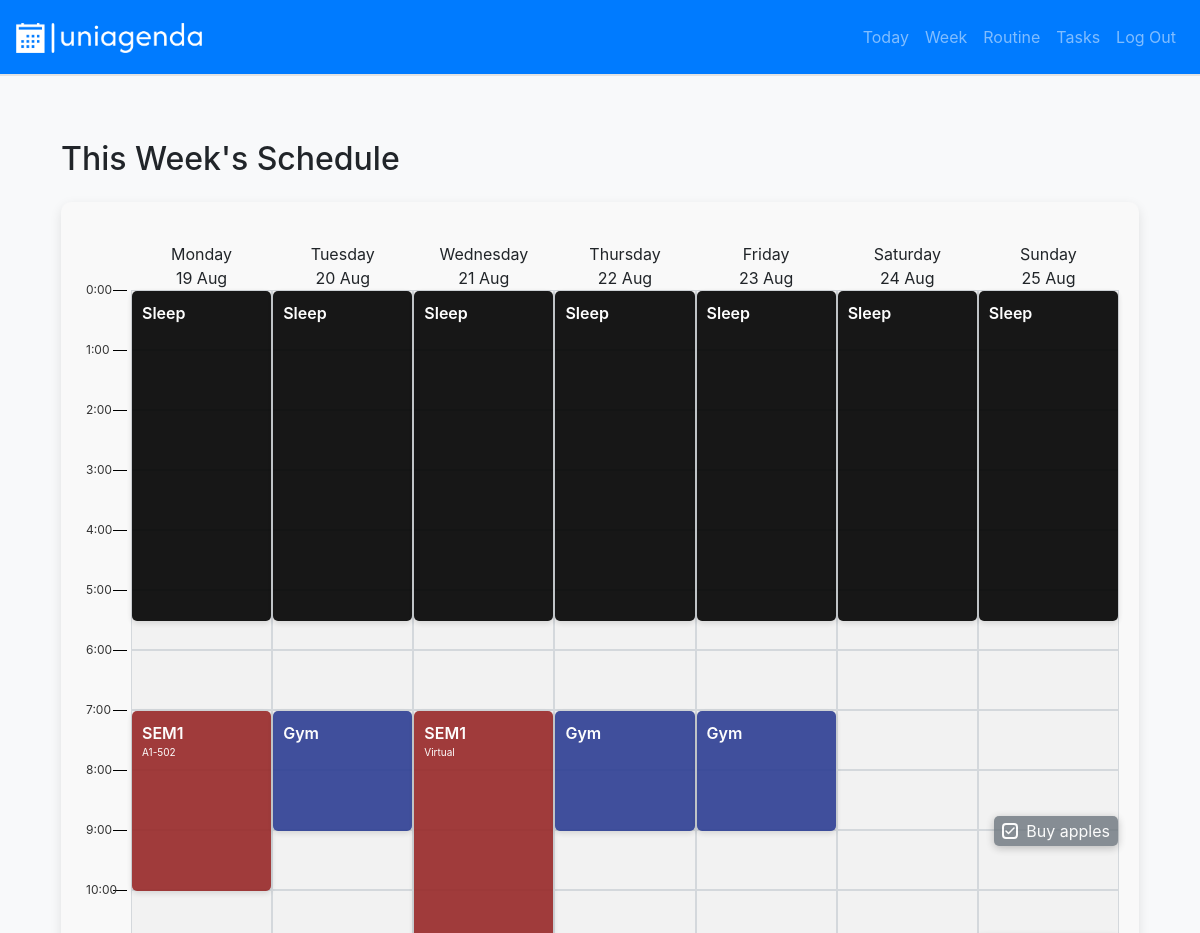
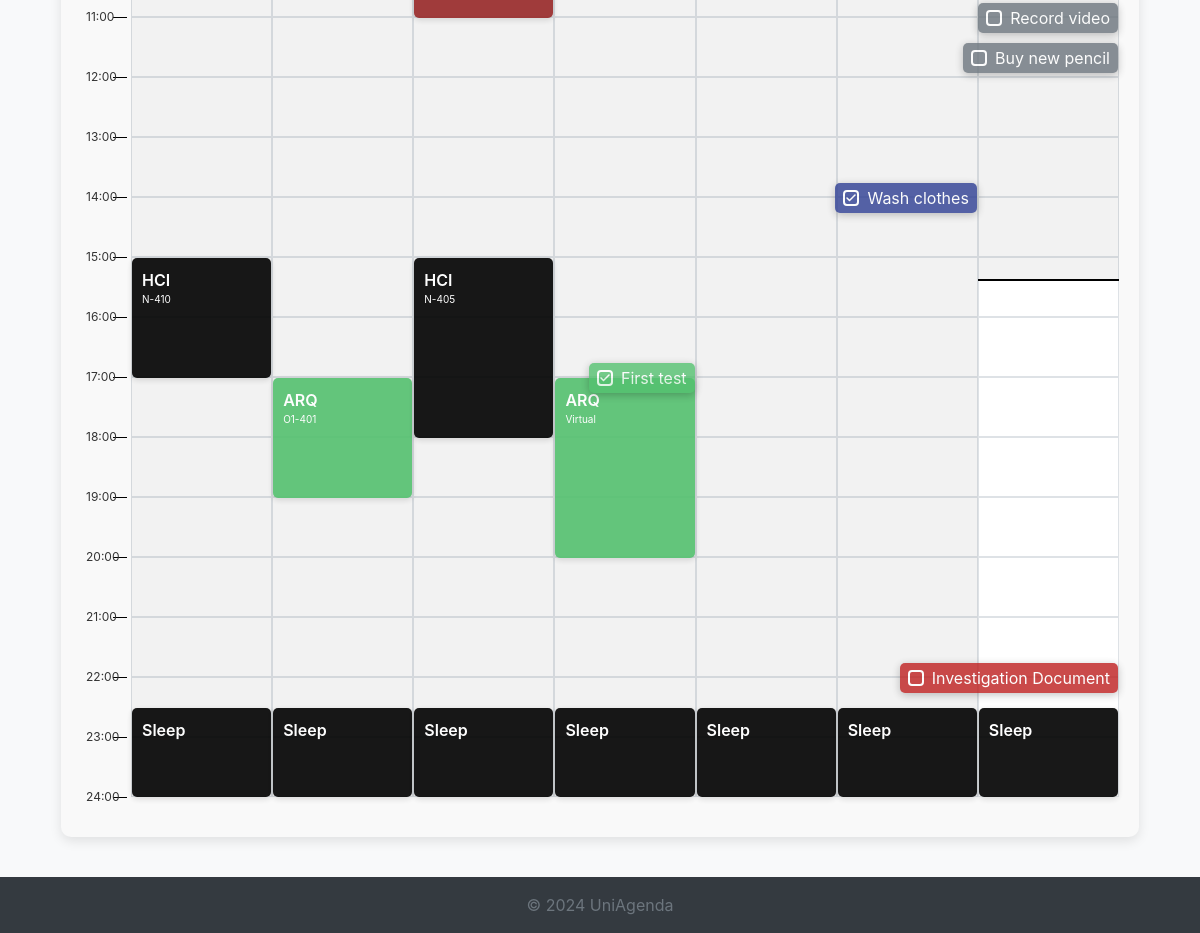
The page /week (signed in) on the database its author committed (2 pictures, top to bottom).
### schedule/models.py (models this page shows)
class Routine(models.Model):
    user = models.ForeignKey(User, on_delete=models.CASCADE, related_name='routines')
    type = models.CharField(max_length=8, choices=[
        ('Course', 'Course'),
        ('Activity', 'Activity')
    ])
    title = models.CharField(max_length=255)
    color = models.CharField(max_length=7)

class RoutineDay(models.Model):
    routine = models.ForeignKey(Routine, on_delete=models.CASCADE, related_name='days')
    description = models.CharField(max_length=255)
    day_of_week = models.CharField(max_length=9, choices=[
        ('Monday', 'Monday'),
        ('Tuesday', 'Tuesday'),
        ('Wednesday', 'Wednesday'),
        ('Thursday', 'Thursday'),
        ('Friday', 'Friday'),
        ('Saturday', 'Saturday'),
        ('Sunday', 'Sunday')
    ])
    start_time = models.TimeField()
    end_time = models.TimeField()

class Task(models.Model):
    user = models.ForeignKey(User, on_delete=models.CASCADE, related_name='tasks')
    type = models.CharField(max_length=10, choices=[
        ('Reminder', 'Reminder'),
        ('Assignment', 'Assignment'),
        ('Exam', 'Exam')
    ])
    routine = models.ForeignKey(Routine, on_delete=models.CASCADE, related_name='tasks', null=True)
    title = models.CharField(max_length=255)
    description = models.TextField(blank=True, null=True)
    due_date = models.DateTimeField()
    completed = models.BooleanField(default=False)

### schedule/views.py (the view)
# urls.py: path("week", views.week, name="week"),
@login_required
def week(request):
    user = request.user
    hours = range(24)
    today = timezone.now().date()
    current_time = timezone.now()
    current_date = current_time.date
    current_hour = current_time.hour
    current_minute = current_time.minute
    current_time_position = current_hour * 60 + current_minute
    days = get_week_days(user)
    context = {
        'hours': hours,
        'days': days,
        'current_date': current_date,
        'current_time': current_time,
        'current_time_position': current_time_position
    }
    return render(request, "schedule/week.html", context)

### schedule/templatetags/custom_filters.py (called while the page is built)
@register.filter
def get_height(start_time, end_time):
    duration = end_time - start_time
    minutes = duration.total_seconds() / 60
    return minutes

### schedule/views.py (called while the page is built)
def get_events(user, day):
    today = day
    routines = Routine.objects.filter(user=user)
    today_events = []
    for routine in routines:
        routine_days = RoutineDay.objects.filter(routine=routine)
        for routine_day in routine_days:
            if routine_day.day_of_week == today.strftime('%A'):
                event_start_time = datetime.combine(today, routine_day.start_time)
                event_end_time = datetime.combine(today, routine_day.end_time)
                today_events.append({
                    'title': routine.title,
                    'description': routine_day.description,
                    'start_time': event_start_time,
                    'end_time': event_end_time,
                    'color': routine.color,
                })
    return today_events

def get_tasks(user, day):
    today = day
    tasks = Task.objects.filter(user=user, due_date__date=today)
    return tasks

def get_week_days(user):
    today = timezone.now().date()
    start_of_week = today - timedelta(days=today.weekday())  # Lunes de esta semana
    days = []
    for i in range(7):
        day = start_of_week + timedelta(days=i)
        days.append({
            'date': day,
            'routines': get_events(user, day),
            'tasks': get_tasks(user,day)
        })
    return days

### schedule/templates/schedule/week.html (shortened to what this page needs)
{% extends "schedule/layout.html" %}
{% load custom_filters %}
{% block body %}
<div class="container my-4">
    <h2 class="mb-4">This Week's Schedule</h2>
    <div class="week-calendar-container">
        <div class="time-hours">
            <div>&nbsp;</div>
            <div>&nbsp;</div>
            {% for hour in hours %}
                <div class="time-slot">
                    <div class="hour-line"></div>
                    <span class="hour-label">{{ hour }}:00</span>
                </div>
            {% endfor %}
            <div class="time-slot-last">
                <div class="hour-line"></div>
                <span class="hour-label">24:00</span>
            </div>
        </div>
        {% for day in days %}
            <div class="day-slot">
                <div class="day-header">
                    <div class="day-label">{{ day.date|date:"l" }}</div>
                    <div class="day-label">{{ day.date|date:"d M" }}</div>
                </div>
                <div class="day">
                    {% if day.date < current_date %}
                        <div class="past-background" style="height: 1440px;"></div>
                    {% elif day.date == current_date %}
                        <div class="past-background" style="height: {{ current_time_position }}px;"></div>
                        <div class="current-time-line" style="top: {{ current_time_position }}px;"></div>
                    {% endif %}
                    {% for hour in hours %}
                        <div class="event-slot">
                            {% for event in day.routines %}
                                {% if hour == event.start_time.hour %}
                                    {% with event_height=event.start_time|get_height:event.end_time %}
                                    <div class="event {% if day.date < current_date and event.end_time < current_time %}past-event{% endif %}" style="background-color: {{ event.color }}; height: {{ event_height }}px; margin-top: {{ event.start_time.minute }}px;">
                                        <div class="event-title">{{ event.title }}</div>
                                        <div class="event-time">
                                            <span class="start-time">{{ event.description }}</span>
                                        </div>
                                    </div>
                                    {% endwith %}
                                {% endif %}
                            {% endfor %}
                            {% for task in day.tasks %}
                                {% if hour == task.due_date.hour %}
                                    <div class="task {% if day.date < current_date and task.due_date < current_time %}past-task{% endif %}" style="{% if task.routine %}background-color: {{ task.routine.color }}{% endif %}; margin-top: {{ task.due_date.minute }}px;">
                                        <input type="checkbox" class="task-checkbox" id="task-checkbox-{{ task.id }}" name="{{ task.id }}" {% if task.completed %}checked{% endif %} onclick="toggleTaskCompletion({{ task.id }})">
                                        <div class="ml-2" style="min-width: max-content;">{{ task.title }}</div>
                                    </div>
                                {% endif %}
                            {% endfor %}
                        </div>
                    {% endfor %}
                </div>
            </div>
        {% endfor %}
    </div>
</div>
{% endblock %}

### schedule/templates/schedule/layout.html (shortened to what this page needs)
{% load static %}
<!DOCTYPE html>
<html lang="en">
<head>
    <link rel="stylesheet" href="https://stackpath.bootstrapcdn.com/bootstrap/4.4.1/css/bootstrap.min.css">
    <link rel="stylesheet" href="https://cdnjs.cloudflare.com/ajax/libs/font-awesome/6.0.0/css/all.min.css">
    <link href="{% static 'schedule/styles.css' %}" rel="stylesheet">
</head>
<body>
    <nav class="navbar navbar-expand-lg navbar-dark bg-primary">
        <a class="navbar-brand" href="#">
            <img src="{% static 'schedule/logo.png' %}" alt="UniAgenda Logo" style="height: 30px;">
        </a>
        <div class="collapse navbar-collapse" id="navbarNav">
            <ul class="navbar-nav ml-auto">
                {% if request.user.is_authenticated %}
                    <li class="nav-item">
                        <a class="nav-link" href="{% url 'today' %}">Today</a>
                    </li>
                    <li class="nav-item">
                        <a class="nav-link" href="{% url 'week' %}">Week</a>
                    </li>
                    <li class="nav-item">
                        <a class="nav-link" href="{% url 'routine' %}">Routine</a>
                    </li>
                    <li class="nav-item">
                        <a class="nav-link" href="{% url 'task' %}">Tasks</a>
                    </li>
                    <li class="nav-item">
                        <a class="nav-link" href="{% url 'logout' %}">Log Out</a>
                    </li>
                {% endif %}
            </ul>
        </div>
    </nav>
<div class="main container mt-4">
    {% block body %}
    {% endblock %}
</div>
<footer class="footer mt-auto py-3 bg-dark text-white text-center">
    <div class="container">
        <span class="text-muted">© 2024 UniAgenda</span>
    </div>
</footer>
</body>
</html>

### schedule/static/schedule/styles.css (style rules this page uses)
html { height: 100%; box-sizing: border-box; }
body { background-color: #f8f9fa; height: 100%; box-sizing: border-box; display: flex; flex-direction: column; }
.main { display: flex; flex-direction: column; padding: 1rem; justify-content: center; }
.navbar { border-bottom: 2px solid #e3e3e3; padding: 1rem; }
.footer { margin-top: auto; background-color: #343a40; }
.navbar-nav { display: flex; flex-wrap: nowrap; }
.time-slot { display: flex; align-items: center; position: relative; height: 60px; margin-left: 5px; }
.time-slot-last { display: flex; align-items: center; position: relative; height: 0px; margin-left: 5px; }
.hour-line { position: absolute; width: 30%; left: 60%; top: 0px; height: 1px; background-color: #000; }
.hour-label { position: absolute; left: 0; top: -9px; font-size: 12px; color: #333; }
.event-slot { position: relative; padding: 0px; border: 1px solid #dee2e6; background-color: #ffffff; border-radius: 0px; display: block; align-items: center; height: 60px; min-width: 60px; }
.event { opacity: 90%; background-color: #007bff; border-radius: 5px; padding: 10px; color: #fff; box-shadow: 0 2px 6px rgba(0, 0, 0, 0.15); position: relative; display: flex; flex-direction: column; width: 100%; cursor: default; z-index: 11; transition: transform 0.2s ease-in-out, z-index 0.2s ease-in-out; }
.event-time { font-size: 10px; display: flex; justify-content: space-between; }
.event-title { font-size: 16px; font-weight: 600; }
.task { opacity: 80%; display: flex; align-items: center; position: absolute; right: 0; top: 0; transform: translateY(-50%); background-color: #6c757d; border-radius: 5px; padding: 3px 8px; color: #fff; font-weight: 400; box-shadow: 0 2px 8px rgba(0, 0, 0, 0.3); cursor: default; z-index: 12; transform-origin: top right; transition: transform 0.2s ease-in-out, z-index 0.2s ease-in-out; }
.task-checkbox { appearance: none; width: 16px; height: 16px; border: 2px solid #fff; border-radius: 4px; cursor: pointer; position: relative; background-color: transparent; }
.task-checkbox:checked { background-position: center; background-repeat: no-repeat; }
.week-calendar-container { display: grid; grid-template-columns: 50px repeat(7, 1fr); gap: 0px; background-color: #f9f9f9; padding: 40px 20px; border-radius: 10px; box-shadow: 0 4px 12px rgba(0, 0, 0, 0.1); }
.day-header { display: flex; flex-direction: column; align-items: center; text-align: center; overflow-y: hidden; }
.day { position: relative; width: 100%; height: 100%; }
.current-time-line { position: absolute; width: 100%; height: 2px; background-color: black; z-index: 1; }
.past-background { position: absolute; width: 100%; background-color: rgba(128, 128, 128, 0.1);; z-index: 2; }
.past-event, .past-task { filter: grayscale(30%); }

### rows shown on the page
Routine: title "Sleep" "Sleep" "Sleep" "Sleep" "Sleep" "Sleep" "Sleep" "Sleep" "Sleep" "Sleep" "Sleep" "Sleep" "Sleep" "Sleep"
Routine: title "SEM1" "SEM1"
RoutineDay: description "A1-502"
Routine: title "HCI" "HCI"
RoutineDay: description "N-410"
Routine: title "Gym" "Gym" "Gym"
Routine: title "ARQ" "ARQ"
RoutineDay: description "O1-401"
RoutineDay: description "Virtual"
RoutineDay: description "N-405"
RoutineDay: description "Virtual"
Task: completed "☑", title "First test"
Task: completed "☑", title "Wash clothes"
Task: completed "☑", title "Buy apples"
Task: title "Record video"
Task: title "Buy new pencil"
Task: title "Investigation Document"

### other values the page prints
{{ hour }} "0" "1" "2" "3" "4" "5" "6" "7" "8" "9" "10" "11" "12" "13" "14" "15" "16" "17" "18" "19" "20" "21" "22" "23"
{{ day.date|date:"l" }} "Monday" "Tuesday" "Wednesday" "Thursday" "Friday" "Saturday" "Sunday"
{{ day.date|date:"d M" }} "19 Aug" "20 Aug" "21 Aug" "22 Aug" "23 Aug" "24 Aug" "25 Aug"
